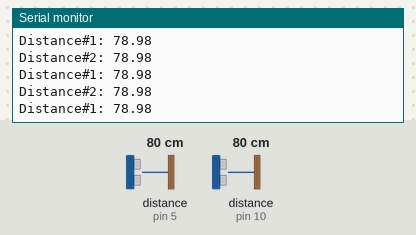
Simulated run of this sketch. Board: Arduino Uno, built with avr-gcc and run on an emulated ATmega328P. On the bench: the last lines printed to the serial monitor. Wiring (inferred from the names in the program): 2 × ultrasonic range finder: trigger pin 4, echo pin 5 / trigger pin 9, echo pin 10. Inputs (shaded band) come from the test bench; at power-on: distance to the obstacle (sensors on pin 5, pin 10) 80 cm. The echo pulse lasts 58.3 µs per cm.

Above: at 1.2 s.
1.3 s: distance to the obstacle (sensor on pin 5) set to 120 cm
At 1.9 s:
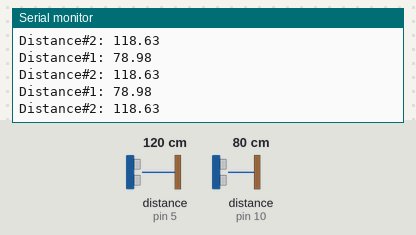
4.3 s: distance to the obstacle (sensor on pin 10) set to 2 cm
At 5.1 s:
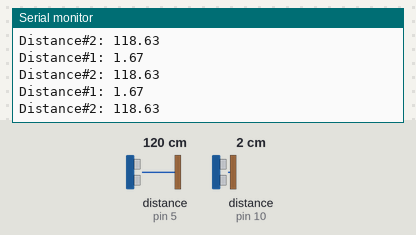
7.3 s: distance to the obstacle (sensor on pin 5) set to 2 cm
At 8.3 s:
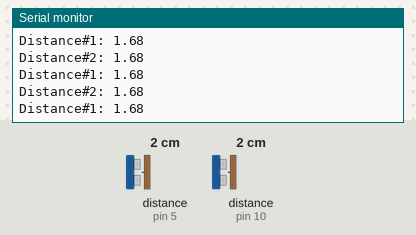
8.8 s: distance to the obstacle (sensor on pin 10) set to 18 cm
At 9.7 s:
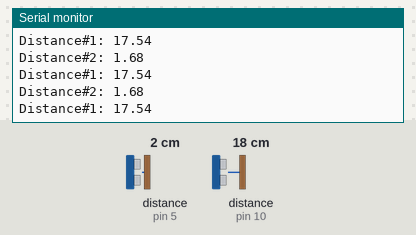
11.8 s: distance to the obstacle (sensor on pin 5) set to 250 cm
At 12.3 s:
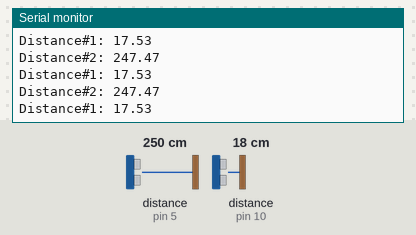
14.8 s: distance to the obstacle (sensor on pin 10) set to 4 cm
At 15.4 s:
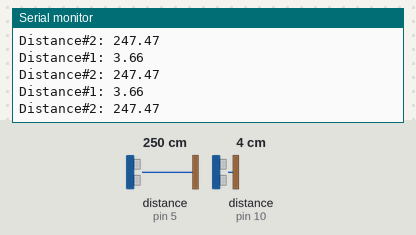
Timing chart, 0 to 17.8 s (numbered marks = the images above; inputs shaded):
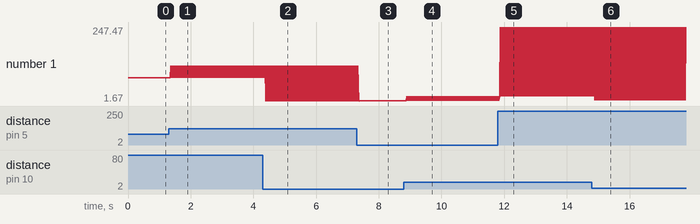

The sketch:

Two_in_parallel.ino
```cpp
// defines pins numbers
const int trigPin1 = 9;
const int echoPin1 = 10;
const int trigPin2 = 4;
const int echoPin2 = 5;

// defines variables

long duration;
float distance;

void setup() {
pinMode(trigPin1, OUTPUT); // Sets the trigPin as an Output
pinMode(echoPin1, INPUT); // Sets the echoPin as an Input
pinMode(trigPin2, OUTPUT); // Sets the trigPin as an Output
pinMode(echoPin2, INPUT); // Sets the echoPin as an Input

Serial.begin(9600); // Starts the serial communication
}
void loop() {

// #1
// Clears the trigPin
digitalWrite(trigPin1, LOW);
delayMicroseconds(2);
// Sets the trigPin on HIGH state for 10 micro seconds
digitalWrite(trigPin1, HIGH);
delayMicroseconds(10);
digitalWrite(trigPin1, LOW);
// Reads the echoPin, returns the sound wave travel time in microseconds
duration = pulseIn(echoPin1, HIGH);
// Calculating the distance
distance= duration*0.034/2;
// Prints the distance on the Serial Monitor
Serial.print("Distance#1: ");
Serial.println(distance);

#2
// Clears the trigPin
digitalWrite(trigPin2, LOW);
delayMicroseconds(2);
// Sets the trigPin on HIGH state for 10 micro seconds
digitalWrite(trigPin2, HIGH);
delayMicroseconds(10);
digitalWrite(trigPin2, LOW);
// Reads the echoPin, returns the sound wave travel time in microseconds
duration = pulseIn(echoPin2, HIGH);
// Calculating the distance
distance= duration*0.034/2;
// Prints the distance on the Serial Monitor
Serial.print("Distance#2: ");
Serial.println(distance);


}
```

Measured:
- after the input at 1.3 s, the serial monitor: prints a new line after 0.07 s (image 1)
- after the input at 4.3 s, the serial monitor: prints a new line after 0.09 s (image 2)
- after the input at 7.3 s, the serial monitor: prints a new line after 0.07 s (image 3)
- after the input at 8.8 s, the serial monitor: prints a new line after 0.09 s (image 4)
- after the input at 11.8 s, the serial monitor: prints a new line after 0.07 s (image 5)
- after the input at 14.8 s, the serial monitor: prints a new line after 0.10 s (image 6)
- plotted number 1: 78.98 → 118.63 after the input at 1.3 s, 118.63 → 1.68 after the input at 7.3 s, 1.68 → 247.47 after the input at 11.8 s
